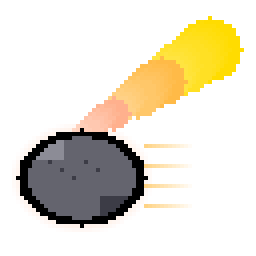
#> input picture tmp/targets_backup_day343/T103_meteor.png, 64 x 64 px (shown 4 times larger)
$ python -i sharpen_bugs.py   (imports and definitions only)
#> lines starting #> are read from the running program, lines starting #| are printed output that depends on the picture
#!/usr/bin/env python3
"""
sharpen_bugs.py
針對蟲類目標物進行銳化強化，提升清晰度分數
目標：T002-T005 從 74 → 80+
"""
from pathlib import Path
from PIL import Image, ImageEnhance, ImageFilter
import numpy as np

TARGETS_DIR = Path("d:/Kiro/client/chiikawa-pixel/assets/sprites/targets")

def analyze_sharpness(path):
    img = Image.open(path).convert("RGBA")
    gray = img.convert("L")
    import math
    from PIL import ImageFilter
    lap = gray.filter(ImageFilter.FIND_EDGES)
    lap_pixels = list(lap.getdata())
    sharpness = math.sqrt(sum(p*p for p in lap_pixels) / len(lap_pixels))
    return sharpness

def sharpen_sprite(path, seed=42):
#> called with seed = 42
    img = Image.open(path).convert("RGBA")
#> img is the input picture: PIL image 64x64 RGBA; mean R, G, B, A 54.6, 38.2, 12.7, 60.7
    alpha = img.split()[3]
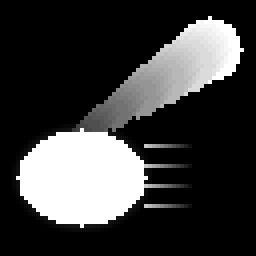
#> alpha: PIL image 64x64 L (shown 4 times larger); min 0, max 255, mean 60.7

    before_sharp = analyze_sharpness(path)
#> in analyze_sharpness, `gray = img.convert("L")`:
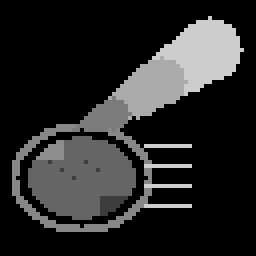
#> gray: PIL image 64x64 L (shown 4 times larger); min 0, max 205, mean 40.2
#> in analyze_sharpness, `lap = gray.filter(ImageFilter.FIND_EDGES)`:
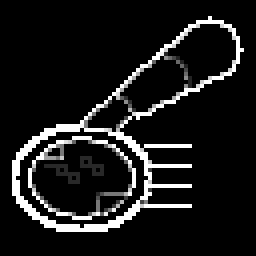
#> lap: PIL image 64x64 L (shown 4 times larger); min 0, max 255, mean 26.1
#> in analyze_sharpness, `lap_pixels = list(lap.getdata())`: lap_pixels = 4096 values, max 255 at index 308, min 0 at index 0, mean 26.1
#> in analyze_sharpness, `sharpness = math.sqrt(sum(p*p for p in lap_pixels) / len(lap_pixels))`: sharpness = 78.35
#> before_sharp = 78.35

    rgb = img.convert("RGB")

    # 多次銳化
    for _ in range(3):
        rgb = rgb.filter(ImageFilter.SHARPEN)

    # Unsharp mask（更強的銳化）
    rgb = rgb.filter(ImageFilter.UnsharpMask(radius=1, percent=200, threshold=2))

    # 提升對比度讓邊緣更清晰
    rgb = ImageEnhance.Contrast(rgb).enhance(1.3)
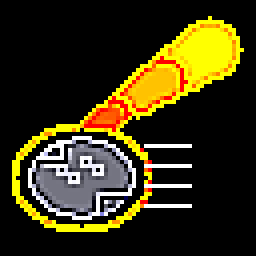
#> rgb: PIL image 64x64 RGB (shown 4 times larger); mean R, G, B 58.1, 50.3, 18

    result = Image.new("RGBA", img.size)
#> result: PIL image 64x64 RGBA; every value is 0
    result.paste(rgb, mask=alpha)
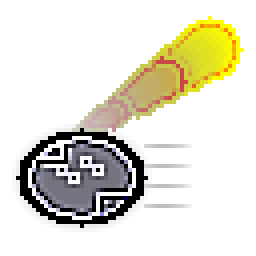
#> result: PIL image 64x64 RGBA (shown 4 times larger); mean R, G, B, A 37.8, 33.9, 16.3, 60.7; transparent parts drawn white
    result.save(path)

    after_sharp = analyze_sharpness(path)
#> in analyze_sharpness (call 2), `gray = img.convert("L")`:
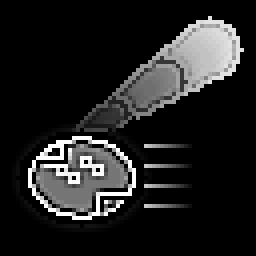
#> gray: PIL image 64x64 L (shown 4 times larger); min 0, max 255, mean 33
#> in analyze_sharpness (call 2), `lap = gray.filter(ImageFilter.FIND_EDGES)`:
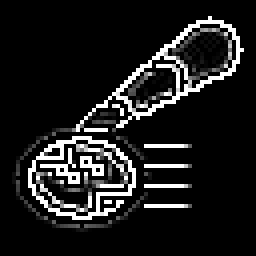
#> lap: PIL image 64x64 L (shown 4 times larger); min 0, max 255, mean 28.7
#> in analyze_sharpness (call 2), `lap_pixels = list(lap.getdata())`: lap_pixels = 4096 values, max 255 at index 308, min 0 at index 0, mean 28.7
#> in analyze_sharpness (call 2), `sharpness = math.sqrt(sum(p*p for p in lap_pixels) / len(lap_pixels))`: sharpness = 80.73
#> after_sharp = 80.73
    name = Path(path).name
    print(f"  {name}: sharpness {before_sharp:.1f} → {after_sharp:.1f} (+{after_sharp-before_sharp:.1f})")
#|   T103_meteor.png: sharpness 78.3 → 80.7 (+2.4)

# [16 lines not run here, left out]

>>> result = sharpen_sprite('../tmp/targets_backup_day343/T103_meteor.png')
